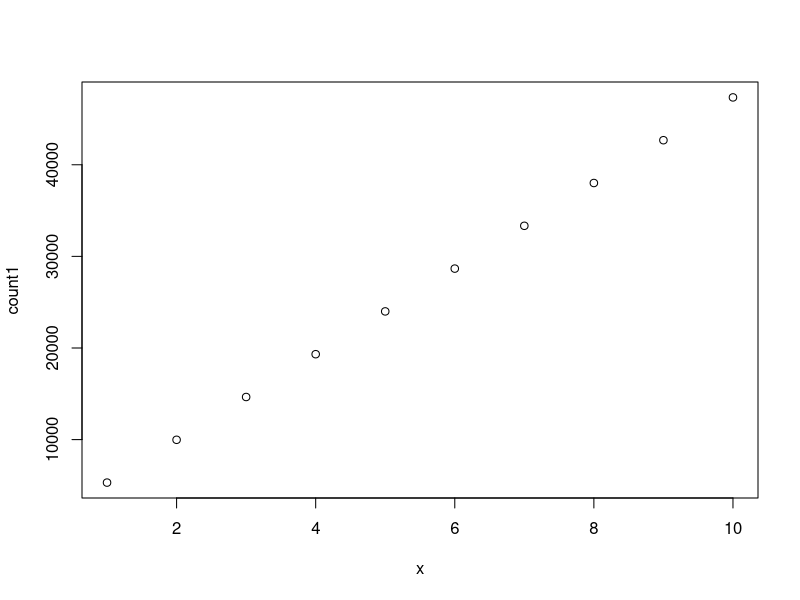
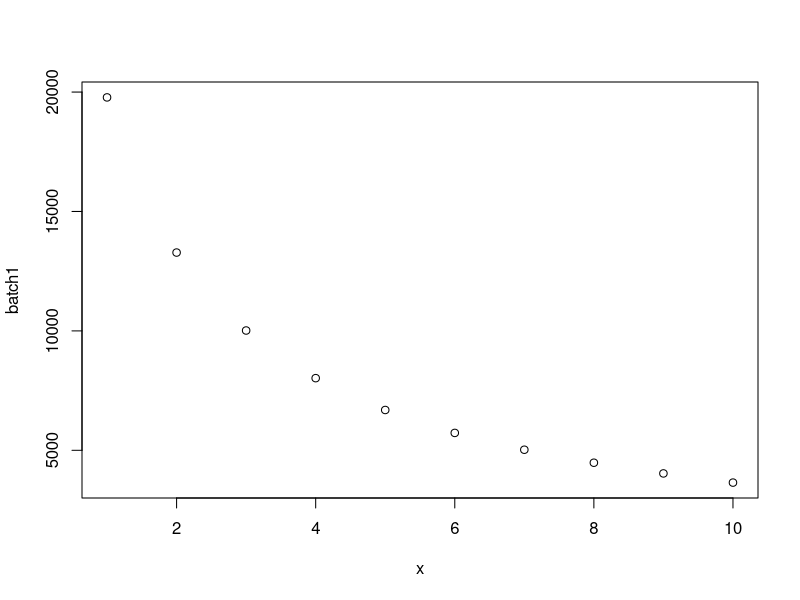
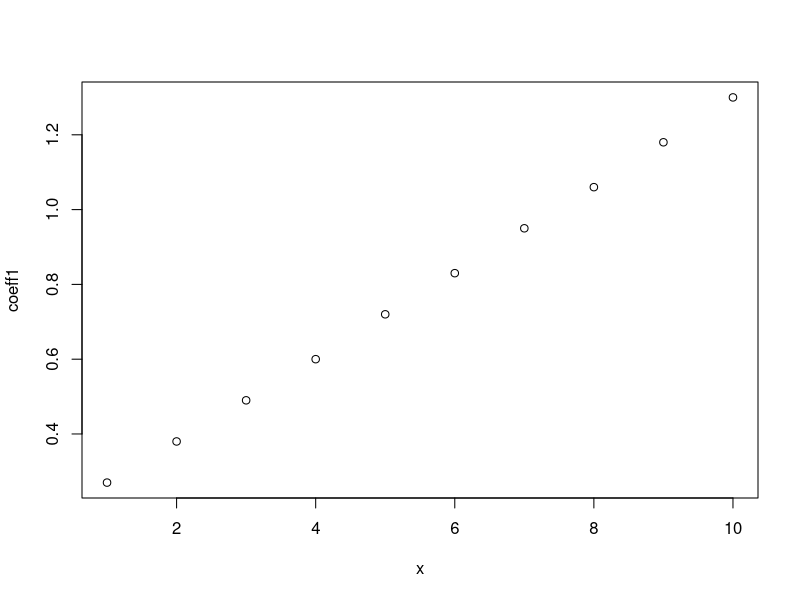

Generate these figures, in order, with R: (Note: this script raises an error after producing the figures.)
#fitte geraden

# s=1
count1 <- c(5306, 9978, 14650, 19322, 23994, 28666, 33338, 38010, 42682, 47354)
batch1 <- c(19776, 13280, 10016, 8021, 6688, 5728, 5024, 4480, 4032, 3648)
coeff1 <- c(0.27, 0.38, 0.49, 0.60, 0.72, 0.83, 0.95, 1.06, 1.18, 1.30)
x <- c(1, 2, 3, 4, 5, 6, 7, 8, 9, 10)
plot(x,count1)
plot(x,batch1)
plot(x,coeff1)
gerade1<-lm(coeff1 ~ x)
summary(gerade1)

#s=3

count3 <- c(100858, 198074, 295290, 392506, 489722)
batch3 <- c(18656, 12288, 8000, 5952, 4736)
coeff3  <- c(5.40, 8.06, 12.30, 16.49, 20.68)
size <- c(1,2,3,4,5)

gerade3<-lm(coeff ~ size)
summary(gerade3)

